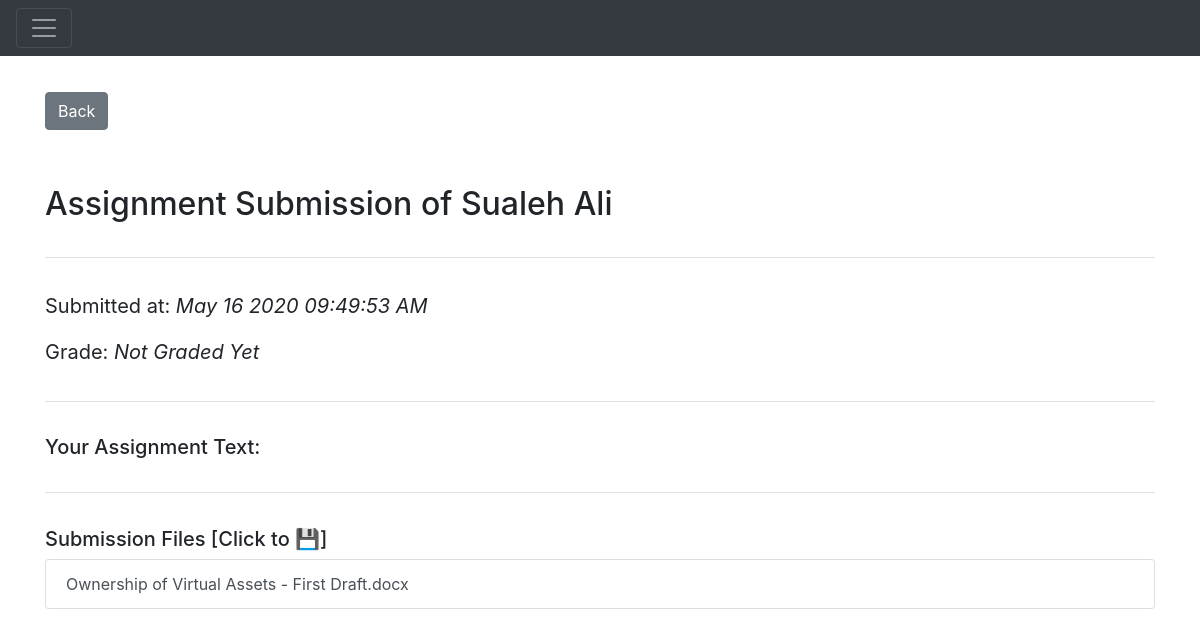
Screenshot of /assignmentSubmission/detail/1 (signed in) with the database file from the repository.
### Application/models.py (models this page shows)
class User(db.Model):
    __tablename__ = "users"
    userId = db.Column(
        db.Integer,
        primary_key=True,
        autoincrement=True
    )
    name = db.Column(
        db.String(100),
        index=True,
        nullable=False,
    )
    email = db.Column(
        db.String(80),
        index=True,
        unique=True,
        nullable=False
    )
    password = db.Column(
        db.String(255)
    )
    userRole = db.Column(Enum(UserRole))
    orgId = db.Column(db.Integer, db.ForeignKey('organizations.orgId'))
    organization = relationship("Organization")

class AssignmentSubmission(db.Model):
    __tablename__ = "assignment_submissions"
    assignmentSubmissionId = db.Column(
        db.Integer,
        primary_key=True,
        autoincrement=True
    )
    submissionTime = db.Column(db.DateTime, default=datetime.datetime.utcnow() + datetime.timedelta(hours=5))
    assignmentId = db.Column(db.Integer, db.ForeignKey('assignments.assignmentId'))
    assignment = relationship("Assignment")
    assignmentGrade = db.Column(db.String(20))
    userId = db.Column(db.Integer, db.ForeignKey('users.userId'))
    user = relationship("User")
    comment = db.Column(db.String(500))
    gradeReceived = db.Column(
        db.String(10)
    )

class SubmissionFile(db.Model):
    __tablename__ = "submission_files"
    submissionFileId = db.Column(
        db.Integer,
        primary_key=True,
        autoincrement=True
    )
    filePath = db.Column(
        db.String(250),
        nullable=False
    )
    fileName = db.Column(
        db.String(255)
    )
    submissionId = db.Column(db.Integer, db.ForeignKey('assignment_submissions.assignmentSubmissionId'))
    submission = relationship("AssignmentSubmission", backref='submissionFiles')

### Application/assignment_submissions.py (the view)
@app.route('/assignmentSubmission/detail/<id>')
@authenticate
def assignmentSubmissionDetail(id):
    print(id)
    assignmentSubmissionId = escape(id)
    submission = models.AssignmentSubmission.query.filter_by(assignmentSubmissionId=assignmentSubmissionId).first()
    isTeacher = models.Enrollment.query.filter_by(courseId=submission.assignment.courseId, userId=session[
        'id']).first().enrollmentRole == models.EnrollmentRole.Teacher
    return render_template('assignment_submission_detail.html',submission=submission,isTeacher=isTeacher)

### Application/templates/assignment_submission_detail.html (shortened to what this page needs)
{% extends 'main.html' %}
{% block head %}
{{ super() }}
{% endblock %}
{% block body %}
{{ super() }}
<div class="container" style="margin-top: 3%;">
    <a class="btn btn-secondary" href={{url_for('assignmentSubmission', id=submission.assignmentId) }}>Back</a>
    <div class="page-header" style="margin: 2% 0%; padding: 3% 0% 0% 0%;">
        <h2>Assignment Submission of {{ submission.user.name }} </h2>
    </div>
    <div class="border-top" style="margin: 3% 0%; padding: 3% 0% 0% 0%;">
        <blockquote class="blockquote">
            <p class="mb-0">Submitted at: <em>{{ submission.submissionTime.strftime("%b %d %Y %r") }}</em></p>
        </blockquote>
        <blockquote class="blockquote">
            <p class="mb-0">Grade:
                {% if submission.assignmentGrade is not none %}
                <em>{{ submission.assignmentGrade }}</em>
                {% else %}
                <em>Not Graded Yet</em>
                {% endif %}
            </p>
        </blockquote>
    </div>
    <div class="border-top" style="margin: 3% 0%; padding: 3% 0% 0% 0%;">
        <h5>Your Assignment Text:</h5>
    </div>
    <div class="border-top" style="margin: 3% 0%; padding: 3% 0% 0% 0%;">
        {% if submission.submissionFiles|length >= 1 %}
        <h5> Submission Files [Click to 💾]</h5>
        <div class="list-group">
            {% for file in submission.submissionFiles %}
            <a class="list-group-item list-group-item-action" href={{ url_for('downloadSubmission'
            ,id=file.submissionFileId) }}>{{ file.fileName }}</a>
            {% endfor %}
        </div>
        {% else %}
        <h5> No Submission Files</h5>
        {% endif %}
    </div>
</div>
{% endblock %}

### Application/static/css/styles.css (style rules this page uses)
html, body { height: 100%; margin: 0; padding: 0; }

### Application/static/css/main.css (style rules this page uses)
body { transition: margin-left .5s; }

### rows the page displays
User: user.name "Sualeh Ali"
AssignmentSubmission: submissionTime "May 16 2020 09:49:53 AM"
SubmissionFile: fileName "Ownership of Virtual Assets - First Draft.docx"
